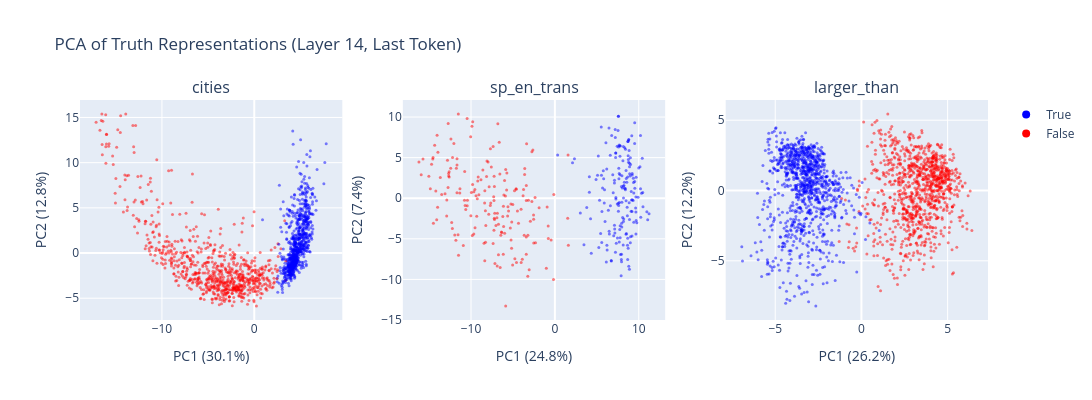

Notebook source saved alongside this figure:
### Markdown cell above
Now let's visualize the PCA projections for all three datasets. Each point is a statement, colored by whether it's true or false.

Before running the cell, think about what you expect to see - PCA is completely unsupervised, so any separation by label would mean truth is one of the most prominent directions of variation in the activation space. Figure 1 of the Geometry of Truth paper shows this plot for LLaMA-2-70B; our results use 13B, so they might be somewhat noisier, but should still show the same qualitative pattern.

### Code cell
fig = make_subplots(rows=1, cols=3, subplot_titles=DATASET_NAMES)

for i, name in enumerate(DATASET_NAMES):
    acts = activations[name]
    labs = labels_dict[name]
    prompts = statements_dict[name]
    pcs = get_pca_components(acts, k=2)
    X_centered = acts - acts.mean(dim=0)
    projected = (X_centered @ pcs).numpy()

    # Compute variance explained
    total_var = X_centered.var(dim=0).sum().item()
    pc_var = t.tensor(projected).var(dim=0)
    pct_explained = (pc_var / total_var * 100).tolist()

    colors = ["blue" if l == 1 else "red" for l in labs.tolist()]
    label_text = ["True" if l == 1 else "False" for l in labs.tolist()]
    fig.add_trace(
        go.Scatter(
            x=projected[:, 0],
            y=projected[:, 1],
            mode="markers",
            marker=dict(color=colors, size=3, opacity=0.5),
            name=name,
            showlegend=False,
            hovertext=prompts,
            customdata=list(zip(prompts, label_text)),
            hovertemplate=(
                "<b>%{customdata[1]}</b><br>"
                "%{customdata[0]}<br>"
                "PC1: %{x:.2f}<br>"
                "PC2: %{y:.2f}"
                "<extra></extra>"
            ),
        ),
        row=1,
        col=i + 1,
    )
    fig.update_xaxes(title_text=f"PC1 ({pct_explained[0]:.1f}%)", row=1, col=i + 1)
    fig.update_yaxes(title_text=f"PC2 ({pct_explained[1]:.1f}%)", row=1, col=i + 1)

# Add a legend manually
fig.add_trace(go.Scatter(x=[None], y=[None], mode="markers", marker=dict(color="blue", size=8), name="True"))
fig.add_trace(go.Scatter(x=[None], y=[None], mode="markers", marker=dict(color="red", size=8), name="False"))

fig.update_layout(
    title="PCA of Truth Representations (Layer 14, Last Token)",
    height=400,
    width=1200,
)
fig.show()

### Figure 1 — Plotly figure (JSON) as saved in the notebook; plotly's stock layout.template omitted (floating-point values rounded to 4 significant figures; data arrays with more than 128 entries replaced by an {"elided": "..."} marker saying what was removed)
{"data": [{"customdata": {"elided": "1496x2 str values"}, "hovertemplate": "<b>%{customdata[1]}</b><br>%{customdata[0]}<br>PC1: %{x:.2f}<br>PC2: %{y:.2f}<extra></extra>", "hovertext": {"elided": "1496 str values"}, "marker": {"color": {"elided": "1496 str values"}, "opacity": 0.5, "size": 3}, "mode": "markers", "name": "cities", "showlegend": false, "type": "scatter", "x": {"elided": "1496 float values"}, "xaxis": "x", "y": {"elided": "1496 float values"}, "yaxis": "y"}, {"customdata": {"elided": "354x2 str values"}, "hovertemplate": "<b>%{customdata[1]}</b><br>%{customdata[0]}<br>PC1: %{x:.2f}<br>PC2: %{y:.2f}<extra></extra>", "hovertext": {"elided": "354 str values"}, "marker": {"color": {"elided": "354 str values"}, "opacity": 0.5, "size": 3}, "mode": "markers", "name": "sp_en_trans", "showlegend": false, "type": "scatter", "x": {"elided": "354 float values"}, "xaxis": "x2", "y": {"elided": "354 float values"}, "yaxis": "y2"}, {"customdata": {"elided": "1980x2 str values"}, "hovertemplate": "<b>%{customdata[1]}</b><br>%{customdata[0]}<br>PC1: %{x:.2f}<br>PC2: %{y:.2f}<extra></extra>", "hovertext": {"elided": "1980 str values"}, "marker": {"color": {"elided": "1980 str values"}, "opacity": 0.5, "size": 3}, "mode": "markers", "name": "larger_than", "showlegend": false, "type": "scatter", "x": {"elided": "1980 float values"}, "xaxis": "x3", "y": {"elided": "1980 float values"}, "yaxis": "y3"}, {"marker": {"color": "blue", "size": 8}, "mode": "markers", "name": "True", "type": "scatter", "x": [null], "y": [null]}, {"marker": {"color": "red", "size": 8}, "mode": "markers", "name": "False", "type": "scatter", "x": [null], "y": [null]}], "layout": {"annotations": [{"font": {"size": 16}, "showarrow": false, "text": "cities", "x": 0.1444, "xanchor": "center", "xref": "paper", "y": 1, "yanchor": "bottom", "yref": "paper"}, {"font": {"size": 16}, "showarrow": false, "text": "sp_en_trans", "x": 0.5, "xanchor": "center", "xref": "paper", "y": 1, "yanchor": "bottom", "yref": "paper"}, {"font": {"size": 16}, "showarrow": false, "text": "larger_than", "x": 0.8556, "xanchor": "center", "xref": "paper", "y": 1, "yanchor": "bottom", "yref": "paper"}], "height": 400, "title": {"text": "PCA of Truth Representations (Layer 14, Last Token)"}, "width": 1200, "xaxis": {"anchor": "y", "domain": [0, 0.2889], "title": {"text": "PC1 (30.1%)"}}, "xaxis2": {"anchor": "y2", "domain": [0.3556, 0.6444], "title": {"text": "PC1 (24.8%)"}}, "xaxis3": {"anchor": "y3", "domain": [0.7111, 1], "title": {"text": "PC1 (26.2%)"}}, "yaxis": {"anchor": "x", "domain": [0, 1], "title": {"text": "PC2 (12.8%)"}}, "yaxis2": {"anchor": "x2", "domain": [0, 1], "title": {"text": "PC2 (7.4%)"}}, "yaxis3": {"anchor": "x3", "domain": [0, 1], "title": {"text": "PC2 (12.2%)"}}}}
